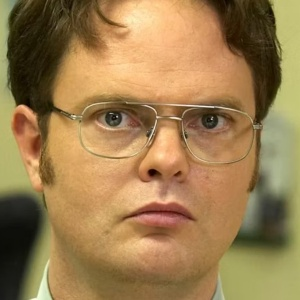
#> input picture data/resized_faces/dwight_1.jpg, 300 x 300 px; its folder holds 4 pictures in this run
$ python train_lbph_classifier.py
#> lines starting #> are read from the running program, lines starting #| are printed output that depends on the picture
import os
import json
from PIL import Image
import numpy as np
import cv2

def images_to_array():
    paths = [os.path.join('../data/resized_faces', i) for i in os.listdir('../data/resized_faces')]
    faces = []
    names = []

    for path in paths:
        image = Image.open(path).convert('L')
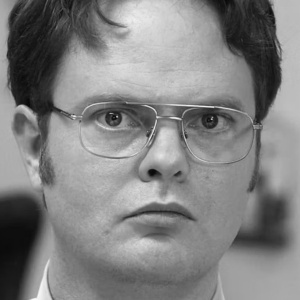
#> image: PIL image 300x300 L; min 6, max 250, mean 129.4
        image_np = np.array(image, 'uint8')
        name = os.path.basename(path).split('_')[0]

        faces.append(image_np)
        names.append(name)
#> pass 2 of the loop in images_to_array, `for path in paths:`:
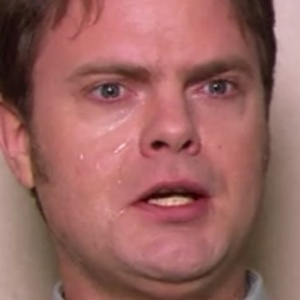
#> input picture data/resized_faces/dwight_10.jpg, 300 x 300 px
#> in images_to_array, `image = Image.open(path).convert('L')`:
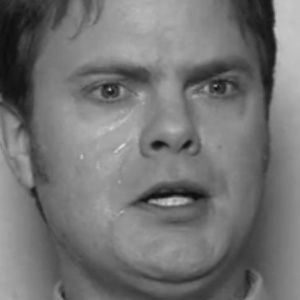
#> image: PIL image 300x300 L; min 13, max 216, mean 115.5
#> pass 3 of the loop in images_to_array, `for path in paths:`:
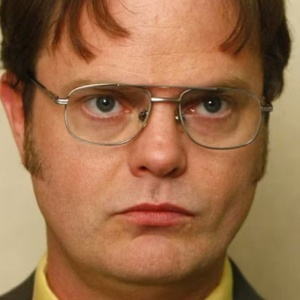
#> input picture data/resized_faces/dwight_2.jpg, 300 x 300 px
#> in images_to_array, `image = Image.open(path).convert('L')`:
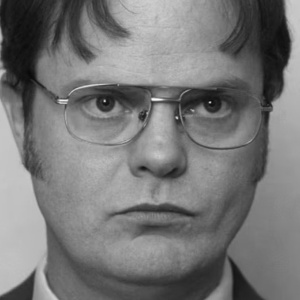
#> image: PIL image 300x300 L; min 7, max 250, mean 119
#> the loop made 4 passes; the first 3 are shown

    return names, faces

names, faces = images_to_array()

unique_names = list(set(names))
name_to_id = {name: idx for idx, name in enumerate(unique_names)}

ids = [name_to_id[name] for name in names]

np_ids = np.array(ids)

lbph_classifier = cv2.face.LBPHFaceRecognizer.create()
lbph_classifier.train(faces, np_ids)
lbph_classifier.write('../data/lbph_classifier.yml')

with open('../data/name_to_id.json', 'w') as f:
    json.dump(name_to_id, f)
